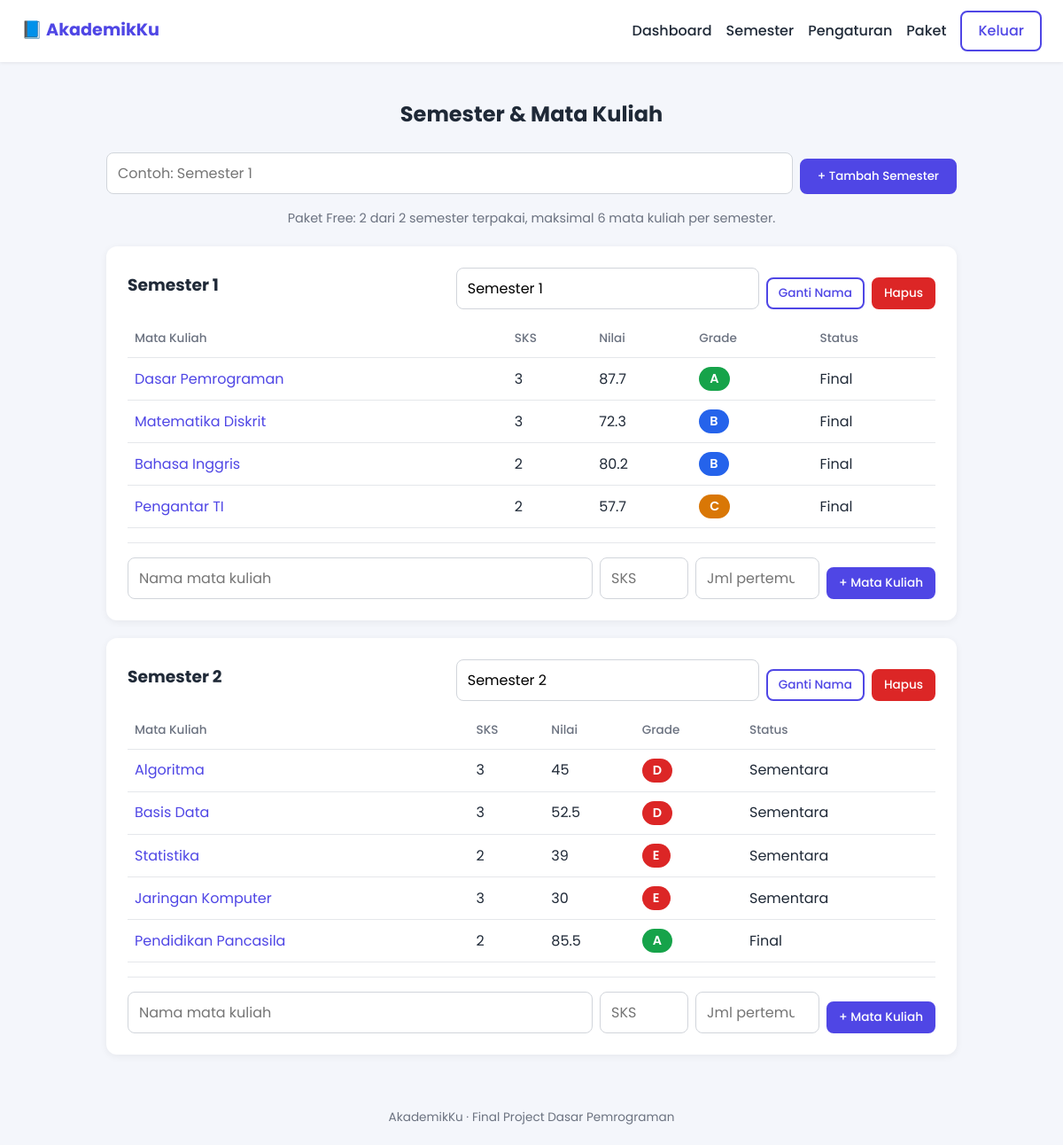
The app's page /semester (signed in) with its own data.
### tables this page shows
CREATE TABLE semester (
            id INTEGER PRIMARY KEY AUTOINCREMENT,
            user_id INTEGER NOT NULL,
            nama TEXT NOT NULL,
            FOREIGN KEY (user_id) REFERENCES users(id) ON DELETE CASCADE
        );

CREATE TABLE matkul (
            id INTEGER PRIMARY KEY AUTOINCREMENT,
            semester_id INTEGER NOT NULL,
            nama TEXT NOT NULL,
            sks INTEGER NOT NULL,
            total_pertemuan INTEGER NOT NULL,
            target_grade TEXT,
            FOREIGN KEY (semester_id) REFERENCES semester(id) ON DELETE CASCADE
        );

### app.py (the view)
@app.route("/semester")
def halaman_semester():
    user_id = ambil_user_id()
    if user_id is None:
        return alihkan_ke_login()
    koneksi = database.buka_koneksi()
    try:
        skala, batas_hadir = database.baca_pengaturan(koneksi, user_id)
        data = kumpulkan_data_semester(koneksi, user_id, skala)
    finally:
        koneksi.close()
    return render_template(
        "semester.html", data=data, user=ambil_user(user_id),
        batas_semester=konfigurasi.BATAS_FREE_SEMESTER,
        batas_matkul=konfigurasi.BATAS_FREE_MATKUL,
    )

### app.py (called while the page is built)
def ambil_user_id():
    return session.get("user_id")

def ambil_user(user_id):
    koneksi = database.buka_koneksi()
    user = koneksi.execute(
        "SELECT id, nama, email, paket FROM users WHERE id = ?", (user_id,)
    ).fetchone()
    koneksi.close()
    return user

def ambil_komponen_matkul(koneksi, matkul_id):
    return koneksi.execute(
        "SELECT id, nama, bobot, nilai FROM komponen WHERE matkul_id = ? ORDER BY id",
        (matkul_id,),
    ).fetchall()

def ubah_ke_tuple(baris_komponen):
    return [(k["nama"], k["bobot"], k["nilai"]) for k in baris_komponen]

def ringkas_matkul(koneksi, matkul, skala):
    daftar = ubah_ke_tuple(ambil_komponen_matkul(koneksi, matkul["id"]))
    poin, bobot_terisi = logika.hitung_nilai_akhir(daftar)
    huruf, bobot_grade = logika.tentukan_grade(poin, skala)
    return {
        "matkul": matkul,
        "nilai": poin,
        "huruf": huruf,
        "bobot_grade": bobot_grade,
        "warna": logika.tentukan_warna_grade(bobot_grade),
        "bobot_terisi": bobot_terisi,
        "final": round(bobot_terisi, 2) == 100,  # semua komponen sudah bernilai
    }

def kumpulkan_data_semester(koneksi, user_id, skala):
    data = []
    daftar_semester = koneksi.execute(
        "SELECT id, nama FROM semester WHERE user_id = ? ORDER BY id", (user_id,)
    ).fetchall()
    for semester in daftar_semester:
        daftar_matkul = koneksi.execute(
            "SELECT * FROM matkul WHERE semester_id = ? ORDER BY id", (semester["id"],)
        ).fetchall()
        ringkasan = [ringkas_matkul(koneksi, m, skala) for m in daftar_matkul]
        data.append((semester, ringkasan))
    return data

### database.py (called while the page is built)
def buka_koneksi():
    koneksi = sqlite3.connect(konfigurasi.NAMA_DATABASE)
    koneksi.row_factory = sqlite3.Row
    koneksi.execute("PRAGMA foreign_keys = ON")
    return koneksi

def baca_pengaturan(koneksi, user_id):
    baris = koneksi.execute(
        "SELECT batas_hadir_persen, skala_grade_json FROM pengaturan "
        "WHERE user_id = ?",
        (user_id,),
    ).fetchone()
    skala = [tuple(item) for item in json.loads(baris["skala_grade_json"])]
    return skala, baris["batas_hadir_persen"]

### logika.py (called while the page is built)
def tentukan_warna_grade(bobot_grade):
    if bobot_grade >= 3.5:
        return "hijau"
    elif bobot_grade >= 2.5:
        return "biru"
    elif bobot_grade >= 1.5:
        return "kuning"
    else:
        return "merah"

### templates/semester.html (shortened to what this page needs)
{% extends "base.html" %}
{% block isi %}
<section class="bagian lebar">
    <h2>Semester &amp; Mata Kuliah</h2>
    <form method="post" action="{{ url_for('semester_tambah') }}" class="form-baris tengah-baris">
        <input type="text" name="nama" placeholder="Contoh: Semester 1" required>
        <button type="submit" class="tombol">+ Tambah Semester</button>
    </form>
    {% if user['paket'] == 'free' %}
    <p class="catatan">Paket Free: {{ data|length }} dari {{ batas_semester }} semester terpakai,
        maksimal {{ batas_matkul }} mata kuliah per semester.</p>
    {% endif %}
    {% for semester, ringkasan in data %}
    <div class="kartu jarak">
        <div class="judul-bar">
            <h3>{{ semester['nama'] }}</h3>
            <div class="form-baris">
                <form method="post" action="{{ url_for('semester_ubah', semester_id=semester['id']) }}" class="form-baris">
                    <input type="text" name="nama" value="{{ semester['nama'] }}" required>
                    <button type="submit" class="tombol tombol-kecil tombol-garis">Ganti Nama</button>
                </form>
                <form method="post" action="{{ url_for('semester_hapus', semester_id=semester['id']) }}"
                      data-konfirmasi="Hapus semester ini beserta semua mata kuliahnya?">
                    <button type="submit" class="tombol tombol-kecil tombol-bahaya">Hapus</button>
                </form>
            </div>
        </div>
        {% if ringkasan %}
        <div class="gulung">
        <table class="tabel">
            <thead>
                <tr><th>Mata Kuliah</th><th>SKS</th><th>Nilai</th><th>Grade</th><th>Status</th></tr>
            </thead>
            <tbody>
            {% for r in ringkasan %}
                <tr>
                    <td><a href="{{ url_for('matkul_detail', matkul_id=r.matkul['id']) }}">{{ r.matkul['nama'] }}</a></td>
                    <td>{{ r.matkul['sks'] }}</td>
                    <td>{{ '%g'|format(r.nilai) }}</td>
                    <td>
                        {% if r.bobot_terisi == 0 %}-{% else %}
                        <span class="badge badge-{{ r.warna }}">{{ r.huruf }}</span>
                        {% endif %}
                    </td>
                    <td>{% if r.final %}Final{% elif r.bobot_terisi == 0 %}Belum ada nilai{% else %}Sementara{% endif %}</td>
                </tr>
            {% endfor %}
            </tbody>
        </table>
        </div>
        {% else %}
        <p class="catatan">Belum ada mata kuliah di semester ini.</p>
        {% endif %}
        <form method="post" action="{{ url_for('matkul_tambah', semester_id=semester['id']) }}" class="form-baris pembatas">
            <input type="text" name="nama" placeholder="Nama mata kuliah" required>
            <input type="number" name="sks" placeholder="SKS" min="1" required class="kecil">
            <input type="number" name="total_pertemuan" placeholder="Jml pertemuan" min="1" required class="sedang">
            <button type="submit" class="tombol tombol-kecil">+ Mata Kuliah</button>
        </form>
    </div>
    {% else %}
    <p class="catatan">Belum ada semester. Tambahkan semester pertamamu di atas.</p>
    {% endfor %}
</section>
{% endblock %}

### static/css/style.css (style rules this page uses)
:root { --primer: #4f46e5; --primer-gelap: #4338ca; --hijau: #16a34a; --kuning: #d97706; --merah: #dc2626; --latar: #f4f6fb; --teks: #1f2937; --abu: #6b7280; --putih: #ffffff; }
* { box-sizing: border-box; margin: 0; padding: 0; }
body { font-family: "Poppins", sans-serif; background: var(--latar); color: var(--teks); line-height: 1.6; min-height: 100vh; display: flex; flex-direction: column; }
a { color: var(--primer); text-decoration: none; }
.tombol { display: inline-block; background: var(--primer); color: var(--putih); padding: 8px 18px; border: 2px solid var(--primer); border-radius: 8px; font-family: inherit; font-weight: 500; cursor: pointer; }
.tombol-garis { background: transparent; color: var(--primer); }
.bagian { max-width: 960px; margin: 0 auto; padding: 40px 20px; }
.bagian h2 { text-align: center; margin-bottom: 24px; }
.kartu { background: var(--putih); border-radius: 12px; padding: 24px; box-shadow: 0 2px 8px rgba(0, 0, 0, 0.06); }
.kartu h3 { margin-bottom: 8px; }
.catatan { color: var(--abu); font-size: 0.9rem; text-align: center; margin-top: 16px; }
input { width: 100%; padding: 10px 12px; border: 1px solid #d1d5db; border-radius: 8px; font-family: inherit; font-size: 1rem; }
.lebar { max-width: 1000px; }
.jarak { margin-top: 20px; }
.pembatas { margin-top: 16px; padding-top: 16px; border-top: 1px solid #e5e7eb; }
.judul-bar { display: flex; justify-content: space-between; align-items: center; flex-wrap: wrap; gap: 12px; }
.form-baris { display: flex; gap: 8px; flex-wrap: wrap; align-items: flex-end; }
.form-baris input, .form-baris select { width: auto; min-width: 140px; flex: 1; }
.form-baris input.kecil { min-width: 80px; max-width: 110px; flex: 0 1 100px; }
.form-baris input.sedang { min-width: 120px; max-width: 160px; flex: 0 1 140px; }
.tengah-baris { justify-content: center; }
.tombol-kecil { padding: 6px 12px; font-size: 0.85rem; }
.tombol-bahaya { background: var(--merah); border-color: var(--merah); }
.gulung { overflow-x: auto; }
.tabel { width: 100%; border-collapse: collapse; margin-top: 12px; }
.tabel th, .tabel td { padding: 10px 8px; text-align: left; border-bottom: 1px solid #e5e7eb; }
.tabel th { font-size: 0.85rem; color: var(--abu); font-weight: 500; }
.badge { display: inline-block; padding: 2px 12px; border-radius: 999px; color: var(--putih); font-weight: 600; font-size: 0.9rem; }
.badge-hijau { background: var(--hijau); }
.badge-biru { background: #2563eb; }
.badge-kuning { background: var(--kuning); }
.badge-merah { background: var(--merah); }
.kartu { transition: box-shadow 0.2s; }

### records on screen
semester: nama "Semester 1", nilai "87.7" "72.3" "80.2" "57.7", huruf "A" "B" "B" "C"
matkul: matkul.nama "Dasar Pemrograman", matkul.sks "3"
matkul: matkul.nama "Matematika Diskrit", matkul.sks "3"
matkul: matkul.nama "Bahasa Inggris", matkul.sks "2"
matkul: matkul.nama "Pengantar TI", matkul.sks "2"
semester: nama "Semester 2", nilai "45" "52.5" "39" "30" "85.5", huruf "D" "D" "E" "E" "A"
matkul: matkul.nama "Algoritma", matkul.sks "3"
matkul: matkul.nama "Basis Data", matkul.sks "3"
matkul: matkul.nama "Statistika", matkul.sks "2"
matkul: matkul.nama "Jaringan Komputer", matkul.sks "3"
matkul: matkul.nama "Pendidikan Pancasila", matkul.sks "2"

### other values on screen
{{ data|length }} "2"
{{ batas_semester }} "2"
{{ batas_matkul }} "6"
